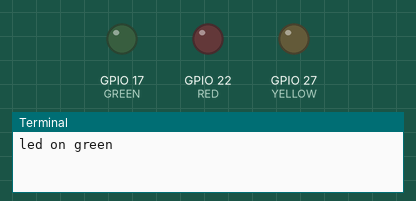
Bench run of a program on a simulated Raspberry Pi (BCM pin numbers). Shown: output pins drawn as LEDs (lit = HIGH), the last lines printed to the terminal. At 60.0 s the program stops and its outputs stay as they are.

Above: at 0.5 s.
At 1.5 s:
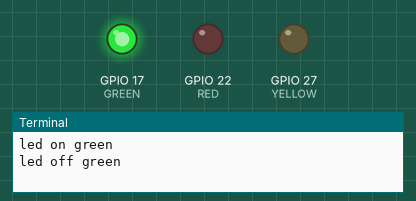
At 3.5 s:
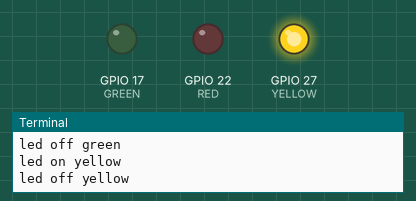
At 5.5 s:
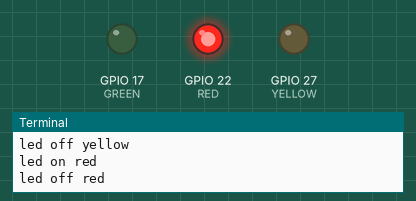
Timing chart, 0 to 7.8 s (numbered marks = the images above):
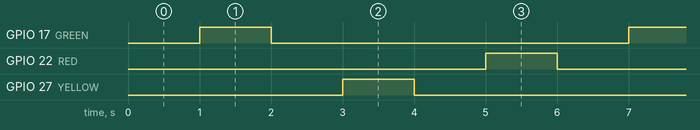

The program:

led_blink_task.py
```python
import RPi.GPIO as GPIO
import time

RED = 22
YELLOW = 27
GREEN = 17
GPIO.setmode(GPIO.BCM)

GPIO.setup(RED, GPIO.OUT)
GPIO.setup(YELLOW, GPIO.OUT)
GPIO.setup(GREEN, GPIO.OUT)

for i in range(10):
    print("led on green")
    time.sleep(1)
    GPIO.output(GREEN, GPIO.HIGH)
    print("led off green")
    time.sleep(1)
    GPIO.output(GREEN, GPIO.LOW)

    print("led on yellow")
    time.sleep(1)
    GPIO.output(YELLOW, GPIO.HIGH)
    print("led off yellow")
    time.sleep(1)
    GPIO.output(YELLOW, GPIO.LOW)

    print("led on red")
    time.sleep(1)
    GPIO.output(RED, GPIO.HIGH)
    print("led off red")
    time.sleep(1)
    GPIO.output(RED, GPIO.LOW)


GPIO.cleanup()
```

Measured:
- by itself, GPIO 17 (GREEN), GPIO 22 (RED), GPIO 27 (YELLOW): alternates HIGH for 1.0 s and LOW for 5.0 s
- by itself, everything shown: repeats every 6.0 s, in 6 steps
